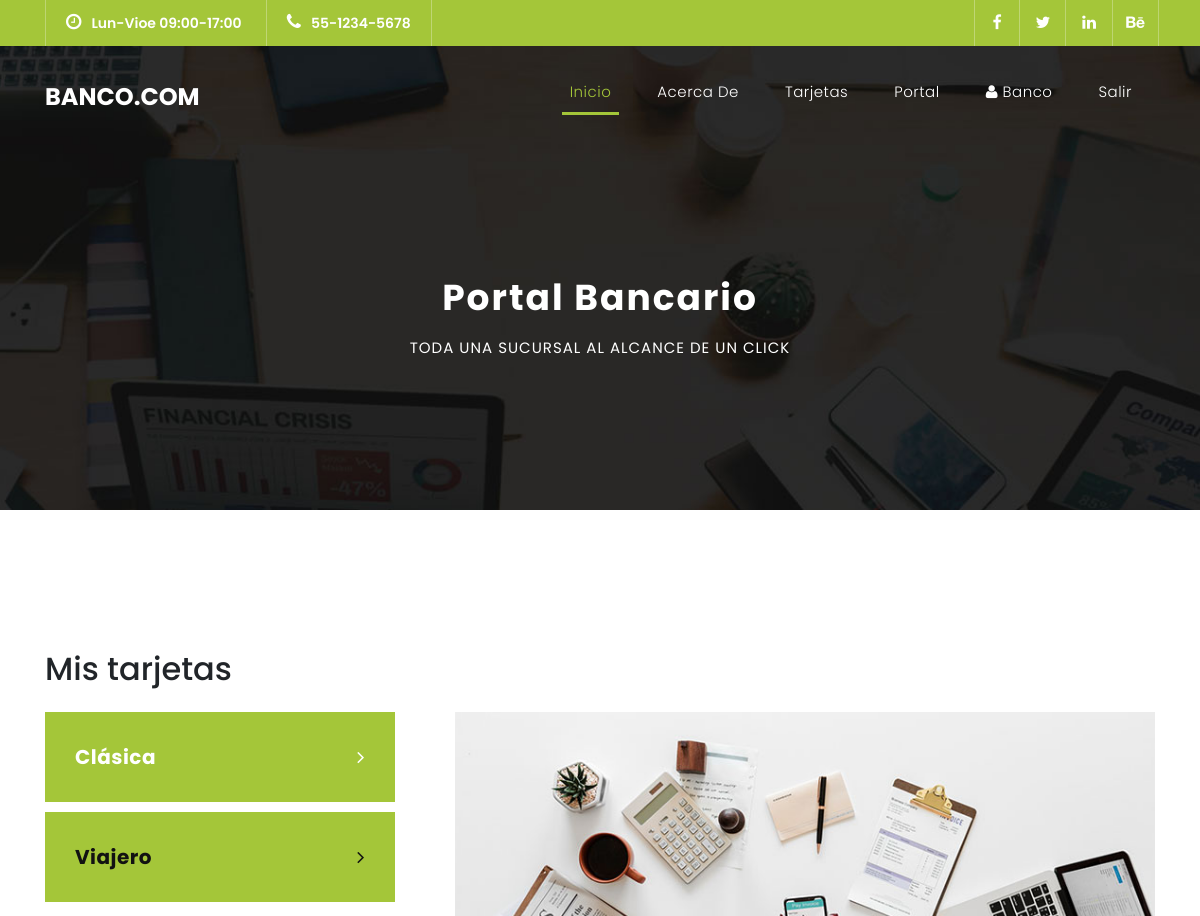
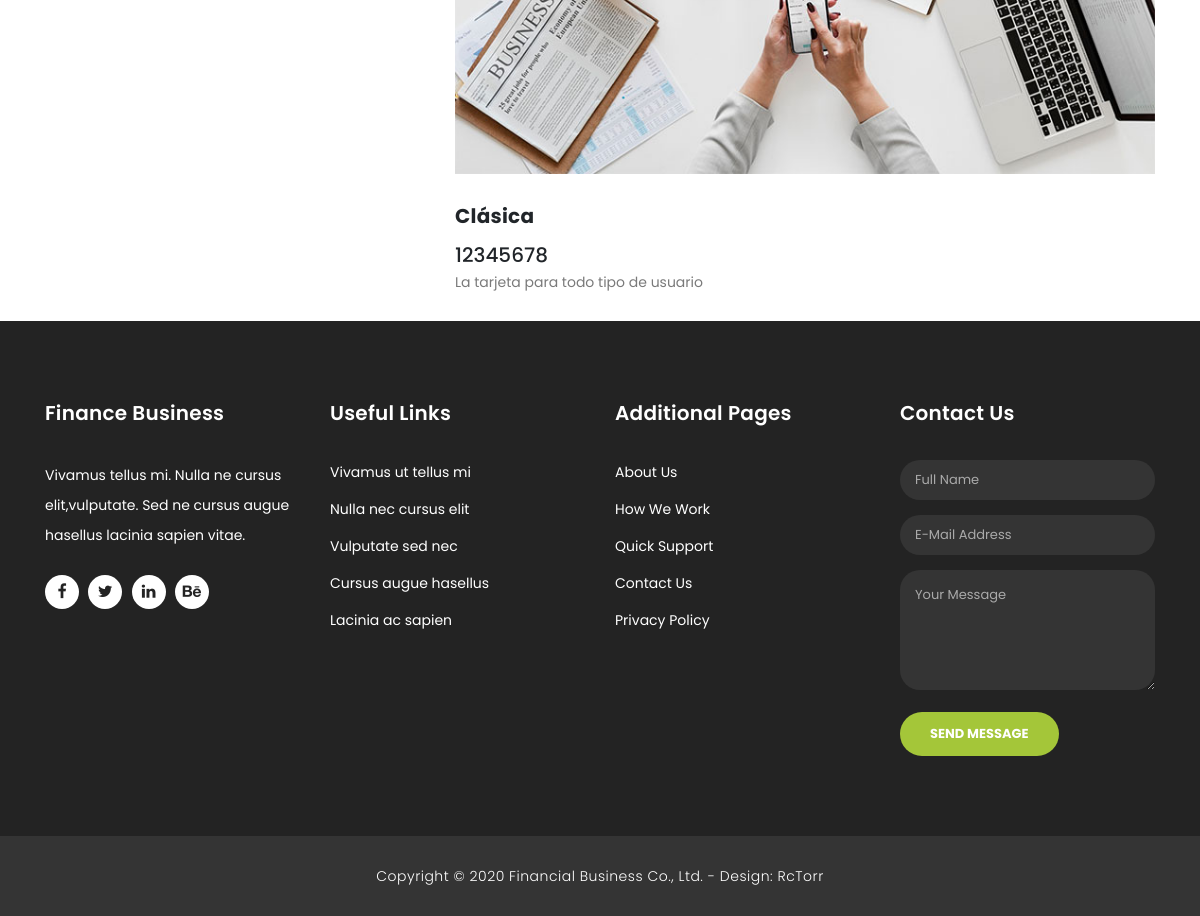
Page /portal/ (signed in) on the committed database (2 pictures, top to bottom).
### banco_app/models.py (models this page shows, shortened)
class ClienteTarjeta(models.Model):
    cliente = models.ForeignKey(Cliente, on_delete=models.CASCADE)
    tarjeta = models.ForeignKey(Tarjeta, on_delete=models.CASCADE)
    numeroTarjeta = models.IntegerField()
    creditoMax = models.FloatField(null=True, blank=True)

class Tarjeta(models.Model):
    nombre = models.CharField(max_length=145)
    descripcion = models.CharField(max_length=256)
    interes = models.FloatField(default=0.0)

### banco_app/views.py (the view)
# urls.py: path('portal/', views.portal, name="portal"),
@login_required()
def portal(request):
    user = request.user  # obtenemos el usuario activo
    tarjetas_usuario = ClienteTarjeta.objects.filter(cliente__user=user)
    return render(request, "banco_app/portal.html",
        {
            "tarjetas": tarjetas_usuario,
        }
    )

### banco_app/templates/banco_app/portal.html
{% extends "banco_app/base.html" %}
{% load static %}
{% block contenido %}
    <div class="page-heading header-text">
      <div class="container">
        <div class="row">
          <div class="col-md-12">
            <h1>Portal Bancario</h1>
            <span>Toda una sucursal al alcance de un click</span>
          </div>
        </div>
      </div>
    </div>
    <div class="single-services mb-4">
      <div class="container">
        <h2 class="mb-4">Mis tarjetas</h2>
        <div class="row" id="tabs">
          <div class="col-md-4">
            <ul>
              {% for tarj_user in tarjetas %}
              <li>
                <a href='#tabs-{{ forloop.counter }}'>
                  {{ tarj_user.tarjeta.nombre }}<i class="fa fa-angle-right"></i>
                </a>
              </li>
              {% endfor %}
            </ul>
          </div>
          <div class="col-md-8">
            <section class='tabs-content'>
              {% for tarj_user in tarjetas %}
              <article id='tabs-{{ forloop.counter }}'>
                <img src="{% static 'banco_app/images/single_service_01.jpg' %}" alt="">
                <h4>{{ tarj_user.tarjeta.nombre }}</h4>
                <h5>{{ tarj_user.numeroTarjeta }}</h5>
                <p>{{ tarj_user.tarjeta.descripcion }}</p>
              </article>
              {% endfor %}
            </section>
          </div>
        </div>
      </div>
    </div>
{% endblock %}

### banco_app/templates/banco_app/base.html (shortened to what this page needs)
{% load static %}
<!DOCTYPE html>
<html lang="es">
  <head>
    <link href="{% static 'banco_app/bootstrap/css/bootstrap.min.css' %}" rel="stylesheet">
    <link rel="stylesheet" href="{% static 'banco_app/css/fontawesome.css' %}">
    <link rel="stylesheet" href="{% static 'banco_app/css/templatemo-finance-business.css' %}">
    <link rel="stylesheet" href="{% static 'banco_app/css/owl.css' %}">
  </head>
  <body>
    <div class="sub-header">
      <div class="container">
        <div class="row">
          <div class="col-md-8 col-xs-12">
            <ul class="left-info">
              <li><a href="#"><i class="fa fa-clock-o"></i>Lun-Vioe 09:00-17:00</a></li>
              <li><a href="#"><i class="fa fa-phone"></i>55-1234-5678</a></li>
            </ul>
          </div>
          <div class="col-md-4">
            <ul class="right-icons">
              <li><a href="#"><i class="fa fa-facebook"></i></a></li>
              <li><a href="#"><i class="fa fa-twitter"></i></a></li>
              <li><a href="#"><i class="fa fa-linkedin"></i></a></li>
              <li><a href="#"><i class="fa fa-behance"></i></a></li>
            </ul>
          </div>
        </div>
      </div>
    </div>
    <header class="">
      <nav class="navbar navbar-expand-lg">
        <div class="container">
          <a class="navbar-brand" href="/"><h2>BANCO.COM</h2></a>
          <div class="collapse navbar-collapse" id="navbarResponsive">
            <ul class="navbar-nav ml-auto">
              <li class="nav-item active">
                <a class="nav-link" href="/">Inicio
                </a>
              </li>
              <li class="nav-item">
                <a class="nav-link" href="/acerca-de/">Acerca de</a>
              </li>
              <li class="nav-item">
                <a class="nav-link" href="/tarjetas/">Tarjetas</a>
              </li>
              <li class="nav-item">
                <a class="nav-link" href="/portal/">Portal</a>
              </li>
              {% if user.is_authenticated %}
              <li class="nav-item">
                <a class="nav-link" href="/perfil/">
                  <i class="fa fa-solid fa-user"></i> {{ user }}</a>
              </li>
              <li class="nav-item">
                <a class="nav-link" href="/logout/">Salir</a>
              </li>
              {% else %}
              <li class="nav-item">
                <a class="nav-link" href="/login/">Entrar</a>
              </li>
              {% endif %}
            </ul>
          </div>
        </div>
      </nav>
    </header>
    {% block contenido %}
    {% endblock %}
    <footer>
      <div class="container">
        <div class="row">
          <div class="col-md-3 footer-item">
            <h4>Finance Business</h4>
            <p>Vivamus tellus mi. Nulla ne cursus elit,vulputate. Sed ne cursus augue hasellus lacinia sapien vitae.</p>
            <ul class="social-icons">
              <li><a rel="nofollow" href="https://fb.com/" target="_blank"><i class="fa fa-facebook"></i></a></li>
              <li><a href="#"><i class="fa fa-twitter"></i></a></li>
              <li><a href="#"><i class="fa fa-linkedin"></i></a></li>
              <li><a href="#"><i class="fa fa-behance"></i></a></li>
            </ul>
          </div>
          <div class="col-md-3 footer-item">
            <h4>Useful Links</h4>
            <ul class="menu-list">
              <li><a href="#">Vivamus ut tellus mi</a></li>
              <li><a href="#">Nulla nec cursus elit</a></li>
              <li><a href="#">Vulputate sed nec</a></li>
              <li><a href="#">Cursus augue hasellus</a></li>
              <li><a href="#">Lacinia ac sapien</a></li>
            </ul>
          </div>
          <div class="col-md-3 footer-item">
            <h4>Additional Pages</h4>
            <ul class="menu-list">
              <li><a href="#">About Us</a></li>
              <li><a href="#">How We Work</a></li>
              <li><a href="#">Quick Support</a></li>
              <li><a href="#">Contact Us</a></li>
              <li><a href="#">Privacy Policy</a></li>
            </ul>
          </div>
          <div class="col-md-3 footer-item last-item">
            <h4>Contact Us</h4>
            <div class="contact-form">
              <form id="contact footer-contact" action="" method="post">
                <div class="row">
                  <div class="col-lg-12 col-md-12 col-sm-12">
                    <fieldset>
                      <input name="name" type="text" class="form-control" id="name" placeholder="Full Name" required="">
                    </fieldset>
                  </div>
                  <div class="col-lg-12 col-md-12 col-sm-12">
                    <fieldset>
                      <input name="email" type="text" class="form-control" id="email" pattern="[^ @]*@[^ @]*" placeholder="E-Mail Address" required="">
                    </fieldset>
                  </div>
                  <div class="col-lg-12">
                    <fieldset>
                      <textarea name="message" rows="6" class="form-control" id="message" placeholder="Your Message" required=""></textarea>
                    </fieldset>
                  </div>
                  <div class="col-lg-12">
                    <fieldset>
                      <button type="submit" id="form-submit" class="filled-button">Send Message</button>
                    </fieldset>
                  </div>
                </div>
              </form>
            </div>
          </div>
        </div>
      </div>
    </footer>
    <div class="sub-footer">
      <div class="container">
        <div class="row">
          <div class="col-md-12">
            <p>Copyright &copy; 2020 Financial Business Co., Ltd.
            - Design: <a rel="nofollow noopener" href="https://rctorr.wordpress.com" target="_blank">RcTorr</a></p>
          </div>
        </div>
      </div>
    </div>
  </body>
</html>

### rows in the picture
ClienteTarjeta: tarjeta.nombre "Clásica", numeroTarjeta "12345678", tarjeta.descripcion "La tarjeta para todo tipo de usuario"
ClienteTarjeta: tarjeta.nombre "Viajero"

### other values in the picture
{{ user }} "Banco"
